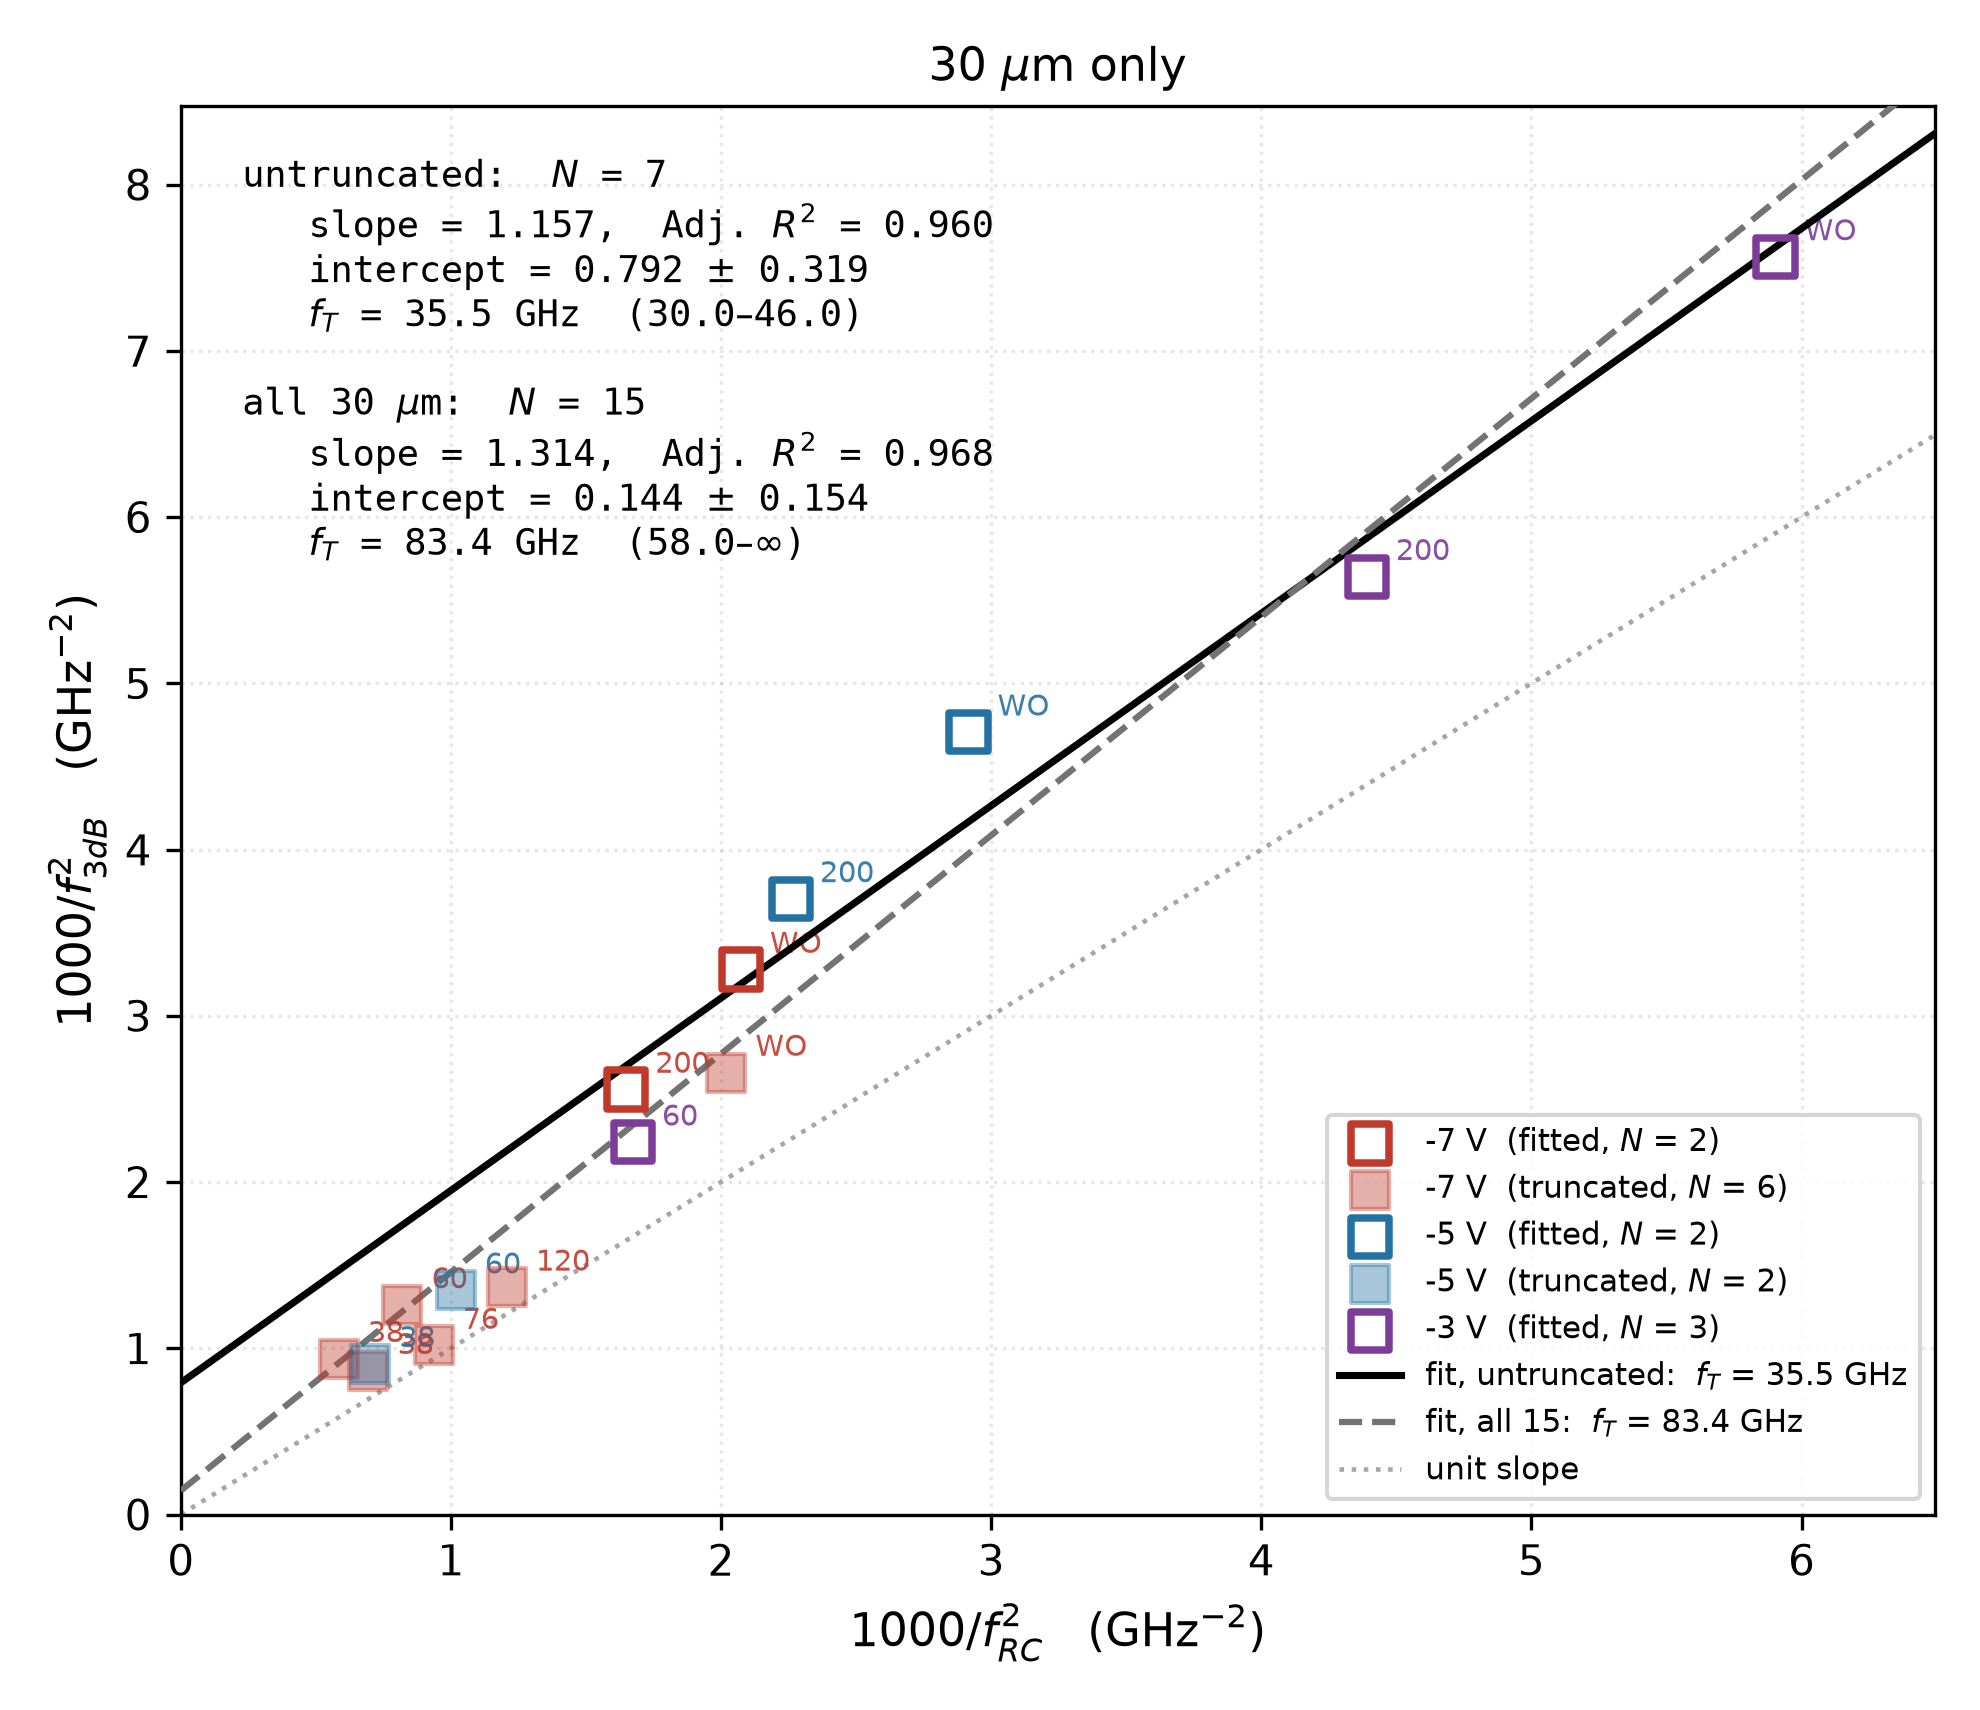

Recreate this plot in Python.
"""f_T fit restricted to the 30 um devices: untruncated (7) and all (15)."""
import numpy as np, pandas as pd
import matplotlib
matplotlib.use('Agg')
import matplotlib.pyplot as plt

t = pd.read_csv('ft_userbw.csv')
t = t[(t.D == 30) & np.isfinite(t.x) & np.isfinite(t.y)].copy()

def fit(s):
    x, y = s.x.values, s.y.values
    A = np.vstack([x, np.ones_like(x)]).T
    (sl, b), *_ = np.linalg.lstsq(A, y, rcond=None)
    res = y - A @ [sl, b]
    r2 = 1 - (res**2).sum()/((y - y.mean())**2).sum()
    adj = 1 - (1 - r2)*(len(x) - 1)/(len(x) - 2)
    cov = (res**2).sum()/(len(x) - 2)*np.linalg.inv(A.T @ A)
    b_se = np.sqrt(cov[1, 1])
    f = lambda v: np.sqrt(1000/v) if v > 0 else np.nan
    return dict(N=len(x), sl=sl, b=b, b_se=b_se, adj=adj,
                fT=f(b), lo=f(b + b_se), hi=f(b - b_se))

U = fit(t[t.ok]); A = fit(t)
for n, o in (('30 um untruncated', U), ('30 um all', A)):
    print(f"{n:<20s} N={o['N']:2d} slope={o['sl']:.3f} "
          f"intercept={o['b']:+.3f}+-{o['b_se']:.3f} AdjR2={o['adj']:.3f} "
          f"f_T={o['fT']:.1f} ({o['lo']:.1f}-{o['hi']:.1f})")

CV = {-3: '#7d3c98', -5: '#2471a3', -7: '#c0392b'}
fig, ax = plt.subplots(figsize=(6.6, 5.7))
for V in (-7, -5, -3):
    q = t[t.V == V]; ok = q[q.ok]; tr = q[~q.ok]
    ax.scatter(ok.x, ok.y, s=84, marker='s', facecolor='none', edgecolor=CV[V],
               lw=1.8, zorder=5, label=f'{V} V  (fitted, $N$ = {len(ok)})')
    if len(tr):
        ax.scatter(tr.x, tr.y, s=84, marker='s', facecolor=CV[V],
                   edgecolor=CV[V], alpha=.4, lw=1.0, zorder=4,
                   label=f'{V} V  (truncated, $N$ = {len(tr)})')
for _, r in t.iterrows():
    ax.annotate(r.lab, (r.x, r.y), textcoords='offset points', xytext=(7, 4),
                fontsize=7, color=CV[r.V], alpha=.9)
xr = np.linspace(0, t.x.max()*1.1, 40)
ax.plot(xr, U['sl']*xr + U['b'], '-', color='k', lw=1.7, zorder=3,
        label=f"fit, untruncated:  $f_T$ = {U['fT']:.1f} GHz")
ax.plot(xr, A['sl']*xr + A['b'], '--', color='0.45', lw=1.5, zorder=3,
        label=f"fit, all 15:  $f_T$ = {A['fT']:.1f} GHz")
ax.plot(xr, xr, ':', color='0.65', lw=1.1, zorder=2, label='unit slope')

def block(o, tag):
    return (f'{tag}:  $N$ = {o["N"]}\n'
            f'   slope = {o["sl"]:.3f},  Adj. $R^2$ = {o["adj"]:.3f}\n'
            f'   intercept = {o["b"]:.3f} $\\pm$ {o["b_se"]:.3f}\n'
            f'   $f_T$ = {o["fT"]:.1f} GHz  ({o["lo"]:.1f}–'
            + (f'{o["hi"]:.1f})' if np.isfinite(o["hi"]) else '$\\infty$)'))
ax.annotate(block(U, 'untruncated') + '\n\n' + block(A, 'all 30 $\\mu$m'),
            xy=(0.035, 0.965), xycoords='axes fraction', va='top',
            fontsize=8.8, family='monospace')
ax.set_title(r'30 $\mu$m only', fontsize=11)
ax.set_xlabel(r'$1000/f_{RC}^{2}$   (GHz$^{-2}$)', fontsize=11)
ax.set_ylabel(r'$1000/f_{3dB}^{2}$   (GHz$^{-2}$)', fontsize=11)
ax.set_xlim(0, t.x.max()*1.1); ax.set_ylim(0, t.y.max()*1.12)
ax.grid(alpha=.3, ls=':')
ax.legend(fontsize=7.4, loc='lower right')
fig.tight_layout()
fig.savefig('ft_userbw_30um.png', dpi=300)
print('wrote ft_userbw_30um.png')
